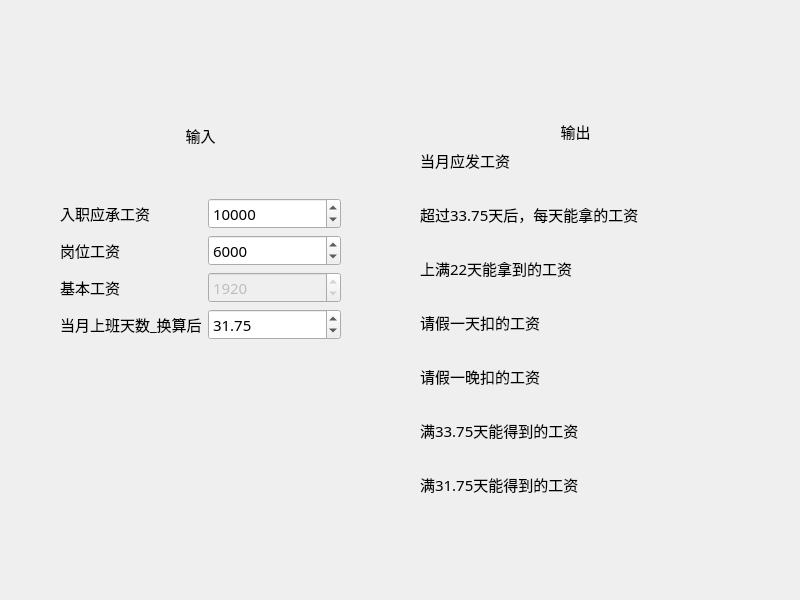
<?xml version="1.0" encoding="UTF-8"?>
<ui version="4.0">
 <class>Widget</class>
 <widget class="QWidget" name="Widget">
  <property name="geometry">
   <rect>
    <x>0</x>
    <y>0</y>
    <width>800</width>
    <height>600</height>
   </rect>
  </property>
  <property name="windowTitle">
   <string>Widget</string>
  </property>
  <widget class="QWidget" name="verticalLayoutWidget">
   <property name="geometry">
    <rect>
     <x>60</x>
     <y>120</y>
     <width>281</width>
     <height>261</height>
    </rect>
   </property>
   <property name="font">
    <font>
     <family>微软雅黑</family>
     <pointsize>11</pointsize>
    </font>
   </property>
   <layout class="QVBoxLayout" name="verticalLayout">
    <item>
     <widget class="QLabel" name="label_5">
      <property name="maximumSize">
       <size>
        <width>16777215</width>
        <height>30</height>
       </size>
      </property>
      <property name="font">
       <font>
        <family>微软雅黑</family>
        <pointsize>11</pointsize>
       </font>
      </property>
      <property name="text">
       <string>输入</string>
      </property>
      <property name="alignment">
       <set>Qt::AlignCenter</set>
      </property>
     </widget>
    </item>
    <item>
     <layout class="QFormLayout" name="formLayout">
      <property name="formAlignment">
       <set>Qt::AlignLeading|Qt::AlignLeft|Qt::AlignVCenter</set>
      </property>
      <item row="0" column="0">
       <widget class="QLabel" name="label">
        <property name="font">
         <font>
          <family>微软雅黑</family>
          <pointsize>11</pointsize>
         </font>
        </property>
        <property name="text">
         <string>入职应承工资</string>
        </property>
       </widget>
      </item>
      <item row="1" column="0">
       <widget class="QLabel" name="label_2">
        <property name="font">
         <font>
          <family>微软雅黑</family>
          <pointsize>11</pointsize>
         </font>
        </property>
        <property name="text">
         <string>岗位工资</string>
        </property>
       </widget>
      </item>
      <item row="2" column="0">
       <widget class="QLabel" name="label_3">
        <property name="font">
         <font>
          <family>微软雅黑</family>
          <pointsize>11</pointsize>
         </font>
        </property>
        <property name="text">
         <string>基本工资</string>
        </property>
       </widget>
      </item>
      <item row="3" column="0">
       <widget class="QLabel" name="label_4">
        <property name="font">
         <font>
          <family>微软雅黑</family>
          <pointsize>11</pointsize>
         </font>
        </property>
        <property name="text">
         <string>当月上班天数_换算后</string>
        </property>
       </widget>
      </item>
      <item row="0" column="1">
       <widget class="QSpinBox" name="spinBox_all">
        <property name="font">
         <font>
          <family>微软雅黑</family>
          <pointsize>11</pointsize>
         </font>
        </property>
        <property name="maximum">
         <number>99999</number>
        </property>
        <property name="singleStep">
         <number>1000</number>
        </property>
        <property name="value">
         <number>10000</number>
        </property>
       </widget>
      </item>
      <item row="1" column="1">
       <widget class="QSpinBox" name="spinBox_position">
        <property name="enabled">
         <bool>true</bool>
        </property>
        <property name="font">
         <font>
          <family>微软雅黑</family>
          <pointsize>11</pointsize>
         </font>
        </property>
        <property name="maximum">
         <number>99999</number>
        </property>
        <property name="singleStep">
         <number>1000</number>
        </property>
        <property name="value">
         <number>6000</number>
        </property>
       </widget>
      </item>
      <item row="2" column="1">
       <widget class="QSpinBox" name="spinBox_base">
        <property name="enabled">
         <bool>false</bool>
        </property>
        <property name="font">
         <font>
          <family>微软雅黑</family>
          <pointsize>11</pointsize>
         </font>
        </property>
        <property name="maximum">
         <number>2000</number>
        </property>
        <property name="value">
         <number>1920</number>
        </property>
       </widget>
      </item>
      <item row="3" column="1">
       <widget class="QDoubleSpinBox" name="spinBox_day">
        <property name="font">
         <font>
          <family>微软雅黑</family>
          <pointsize>11</pointsize>
         </font>
        </property>
        <property name="value">
         <double>31.750000000000000</double>
        </property>
       </widget>
      </item>
     </layout>
    </item>
   </layout>
  </widget>
  <widget class="QWidget" name="verticalLayoutWidget_2">
   <property name="geometry">
    <rect>
     <x>420</x>
     <y>120</y>
     <width>311</width>
     <height>401</height>
    </rect>
   </property>
   <property name="font">
    <font>
     <family>微软雅黑</family>
     <pointsize>11</pointsize>
    </font>
   </property>
   <layout class="QVBoxLayout" name="verticalLayout_2">
    <item>
     <widget class="QLabel" name="label_6">
      <property name="maximumSize">
       <size>
        <width>16777215</width>
        <height>30</height>
       </size>
      </property>
      <property name="font">
       <font>
        <family>微软雅黑</family>
        <pointsize>11</pointsize>
       </font>
      </property>
      <property name="text">
       <string>输出</string>
      </property>
      <property name="alignment">
       <set>Qt::AlignCenter</set>
      </property>
     </widget>
    </item>
    <item>
     <widget class="QLabel" name="label_8">
      <property name="maximumSize">
       <size>
        <width>16777215</width>
        <height>30</height>
       </size>
      </property>
      <property name="font">
       <font>
        <family>微软雅黑</family>
        <pointsize>11</pointsize>
       </font>
      </property>
      <property name="text">
       <string>当月应发工资</string>
      </property>
      <property name="alignment">
       <set>Qt::AlignLeading|Qt::AlignLeft|Qt::AlignVCenter</set>
      </property>
     </widget>
    </item>
    <item>
     <widget class="QLabel" name="out_0">
      <property name="font">
       <font>
        <family>微软雅黑</family>
        <pointsize>11</pointsize>
       </font>
      </property>
      <property name="text">
       <string/>
      </property>
     </widget>
    </item>
    <item>
     <widget class="QLabel" name="label_10">
      <property name="maximumSize">
       <size>
        <width>16777215</width>
        <height>30</height>
       </size>
      </property>
      <property name="font">
       <font>
        <family>微软雅黑</family>
        <pointsize>11</pointsize>
       </font>
      </property>
      <property name="text">
       <string>超过33.75天后，每天能拿的工资</string>
      </property>
      <property name="alignment">
       <set>Qt::AlignLeading|Qt::AlignLeft|Qt::AlignVCenter</set>
      </property>
     </widget>
    </item>
    <item>
     <widget class="QLabel" name="out_1">
      <property name="font">
       <font>
        <family>微软雅黑</family>
        <pointsize>11</pointsize>
       </font>
      </property>
      <property name="text">
       <string/>
      </property>
     </widget>
    </item>
    <item>
     <widget class="QLabel" name="label_9">
      <property name="maximumSize">
       <size>
        <width>16777215</width>
        <height>30</height>
       </size>
      </property>
      <property name="font">
       <font>
        <family>微软雅黑</family>
        <pointsize>11</pointsize>
       </font>
      </property>
      <property name="text">
       <string>上满22天能拿到的工资</string>
      </property>
      <property name="alignment">
       <set>Qt::AlignLeading|Qt::AlignLeft|Qt::AlignVCenter</set>
      </property>
     </widget>
    </item>
    <item>
     <widget class="QLabel" name="out_2">
      <property name="font">
       <font>
        <family>微软雅黑</family>
        <pointsize>11</pointsize>
       </font>
      </property>
      <property name="text">
       <string/>
      </property>
     </widget>
    </item>
    <item>
     <widget class="QLabel" name="label_12">
      <property name="maximumSize">
       <size>
        <width>16777215</width>
        <height>30</height>
       </size>
      </property>
      <property name="font">
       <font>
        <family>微软雅黑</family>
        <pointsize>11</pointsize>
       </font>
      </property>
      <property name="text">
       <string>请假一天扣的工资</string>
      </property>
      <property name="alignment">
       <set>Qt::AlignLeading|Qt::AlignLeft|Qt::AlignVCenter</set>
      </property>
     </widget>
    </item>
    <item>
     <widget class="QLabel" name="out_3">
      <property name="font">
       <font>
        <family>微软雅黑</family>
        <pointsize>11</pointsize>
       </font>
      </property>
      <property name="text">
       <string/>
      </property>
     </widget>
    </item>
    <item>
     <widget class="QLabel" name="label_11">
      <property name="maximumSize">
       <size>
        <width>16777215</width>
        <height>30</height>
       </size>
      </property>
      <property name="font">
       <font>
        <family>微软雅黑</family>
        <pointsize>11</pointsize>
       </font>
      </property>
      <property name="text">
       <string>请假一晚扣的工资</string>
      </property>
      <property name="alignment">
       <set>Qt::AlignLeading|Qt::AlignLeft|Qt::AlignVCenter</set>
      </property>
     </widget>
    </item>
    <item>
     <widget class="QLabel" name="out_4">
      <property name="font">
       <font>
        <family>微软雅黑</family>
        <pointsize>11</pointsize>
       </font>
      </property>
      <property name="text">
       <string/>
      </property>
     </widget>
    </item>
    <item>
     <widget class="QLabel" name="label_7">
      <property name="maximumSize">
       <size>
        <width>16777215</width>
        <height>30</height>
       </size>
      </property>
      <property name="font">
       <font>
        <family>微软雅黑</family>
        <pointsize>11</pointsize>
       </font>
      </property>
      <property name="text">
       <string>满33.75天能得到的工资</string>
      </property>
      <property name="alignment">
       <set>Qt::AlignLeading|Qt::AlignLeft|Qt::AlignVCenter</set>
      </property>
     </widget>
    </item>
    <item>
     <widget class="QLabel" name="out_5">
      <property name="font">
       <font>
        <family>微软雅黑</family>
        <pointsize>11</pointsize>
       </font>
      </property>
      <property name="text">
       <string/>
      </property>
     </widget>
    </item>
    <item>
     <widget class="QLabel" name="label_13">
      <property name="maximumSize">
       <size>
        <width>16777215</width>
        <height>30</height>
       </size>
      </property>
      <property name="font">
       <font>
        <family>微软雅黑</family>
        <pointsize>11</pointsize>
       </font>
      </property>
      <property name="text">
       <string>满31.75天能得到的工资</string>
      </property>
      <property name="alignment">
       <set>Qt::AlignLeading|Qt::AlignLeft|Qt::AlignVCenter</set>
      </property>
     </widget>
    </item>
    <item>
     <widget class="QLabel" name="out_6">
      <property name="font">
       <font>
        <family>微软雅黑</family>
        <pointsize>11</pointsize>
       </font>
      </property>
      <property name="text">
       <string/>
      </property>
     </widget>
    </item>
   </layout>
  </widget>
 </widget>
 <resources/>
 <connections/>
</ui>
